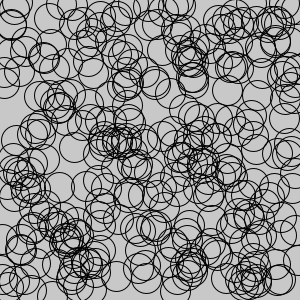
Frame 1 (no input)
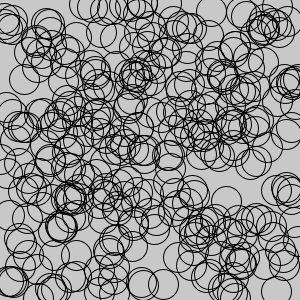
Frame 60 (the mouse pressed at the canvas centre just before this capture)
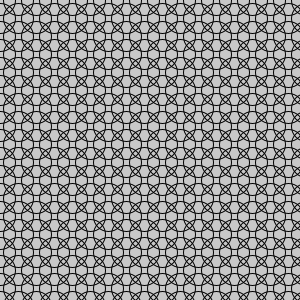
Frame 120 (the mouse held since frame 60 and released just before this capture)

The Processing sketch that drew these frames (run headless with seeded random() and noise(); from frame 60 on, the mouse is pressed at the canvas centre):

// Processing sketch: processing_61779
// ── processing_61779.pde

void setup(){
size(300,300);
smooth();
}

void draw(){
  background(200);

for (int i = 0; i < width+10; i = i+18){
  for (int j = 0; j < height+10; j = j+18){
    if(mousePressed) {
    noFill();
  ellipse(i, j, 30,30);
}
  else{
   noFill();
   ellipse(random (300), random (300), 30, 30);
}
}
}
}
